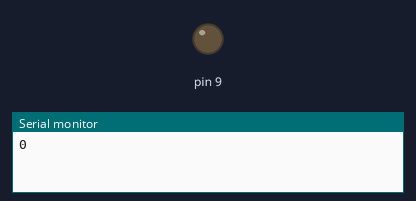
This sketch was run on a simulated Arduino Uno, built with avr-gcc and run on an emulated ATmega328P. Shown: output pins drawn as LEDs (lit = HIGH), the last lines printed to the serial monitor.

Above: at 0.05 s.
At 1.3 s:
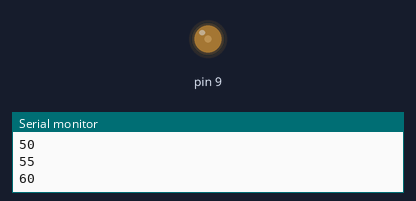
At 2.6 s:
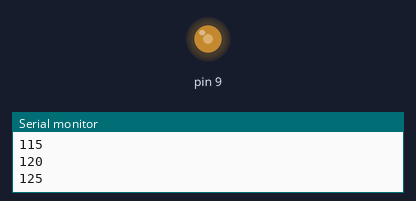
At 5.2 s:
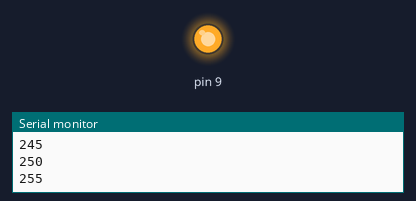
Timing chart, 0 to 6.8 s (numbered marks = the images above):
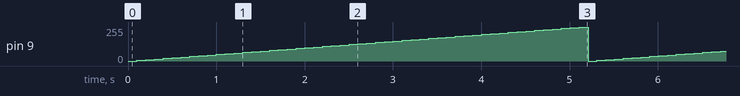

Measured:
- by itself, pin 9: ramps from 0/255 to 255/255 and jumps back, once every 5.2 s

The sketch:

sketch_sep14a.ino
```cpp
int i;

void setup() {
  // put your setup code here, to run once:

  pinMode(9, OUTPUT);
  Serial.begin(115200);


}

void loop() {
  // put your main code here, to run repeatedly:

 for(i = 0; i < 256; i += 5){
    analogWrite(9, i);

    Serial.println(i);

    delay(100);
  }

}
```
